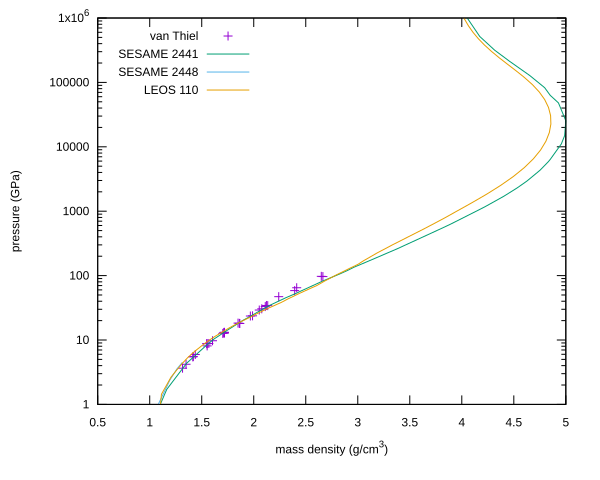

Write the gnuplot code that produced this figure.
#!/usr/local/Cellar/gnuplot/5.4.1_2/bin/gnuplot
#
#    
#    	G N U P L O T
#    	Version 5.4 patchlevel 1    last modified 2020-12-01 
#    
#    	Copyright (C) 1986-1993, 1998, 2004, 2007-2020
#    	Thomas Williams, Colin Kelley and many others
#    
#    	gnuplot home:     http://www.gnuplot.info
#    	faq, bugs, etc:   type "help FAQ"
#    	immediate help:   type "help"  (plot window: hit 'h')
# set terminal qt 0 font "Sans,9"
# set output
unset clip points
set clip one
unset clip two
unset clip radial
set errorbars front 1.000000 
set border 31 front lt black linewidth 1.000 dashtype solid
set zdata 
set ydata 
set xdata 
set y2data 
set x2data 
set boxwidth
set boxdepth 0
set style fill  empty border
set style rectangle back fc  bgnd fillstyle   solid 1.00 border lt -1
set style circle radius graph 0.02 
set style ellipse size graph 0.05, 0.03 angle 0 units xy
set dummy x, y
set format x "% h" 
set format y "% h" 
set format x2 "% h" 
set format y2 "% h" 
set format z "% h" 
set format cb "% h" 
set format r "% h" 
set ttics format "% h"
set timefmt "%d/%m/%y,%H:%M"
set angles radians
set tics back
unset grid
unset raxis
set theta counterclockwise right
set style parallel front  lt black linewidth 2.000 dashtype solid
set key notitle
set key fixed left top vertical Right noreverse enhanced autotitle nobox
set key noinvert samplen 4 spacing 1 width 0 height 0 
set key maxcolumns 0 maxrows 0
set key noopaque
unset label
unset arrow
unset style line
unset style arrow
set style histogram clustered gap 2 title textcolor lt -1
unset object
unset walls
set style textbox  transparent margins  1.0,  1.0 border  lt -1 linewidth  1.0
set offsets 0, 0, 0, 0
set pointsize 1
set pointintervalbox 1
set encoding default
unset polar
unset parametric
unset spiderplot
unset decimalsign
unset micro
unset minussign
set view 60, 30, 1, 1
set view azimuth 0
set rgbmax 255
set samples 100, 100
set isosamples 10, 10
set surface 
unset contour
set cntrlabel  format '%8.3g' font '' start 5 interval 20
set mapping cartesian
set datafile separator whitespace
set datafile nocolumnheaders
unset hidden3d
set cntrparam order 4
set cntrparam linear
set cntrparam levels 5
set cntrparam levels auto
set cntrparam firstlinetype 0 unsorted
set cntrparam points 5
set size ratio 0 1,1
set origin 0,0
set style data lines
set style function lines
unset xzeroaxis
unset yzeroaxis
unset zzeroaxis
unset x2zeroaxis
unset y2zeroaxis
set xyplane relative 0.5
set tics scale  1, 0.5, 1, 1, 1
set mxtics default
set mytics default
set mztics default
set mx2tics default
set my2tics default
set mcbtics default
set mrtics default
set nomttics
set xtics border in scale 1,0.5 mirror norotate  autojustify
set xtics  norangelimit autofreq 
set ytics border in scale 1,0.5 mirror norotate  autojustify
set ytics  norangelimit logscale autofreq 
set ztics border in scale 1,0.5 nomirror norotate  autojustify
set ztics  norangelimit autofreq 
unset x2tics
unset y2tics
set cbtics border in scale 1,0.5 mirror norotate  autojustify
set cbtics  norangelimit autofreq 
set rtics axis in scale 1,0.5 nomirror norotate  autojustify
set rtics  norangelimit autofreq 
unset ttics
set title "" 
set title  font "" textcolor lt -1 norotate
set timestamp bottom 
set timestamp "" 
set timestamp  font "" textcolor lt -1 norotate
set trange [ * : * ] noreverse nowriteback
set urange [ * : * ] noreverse nowriteback
set vrange [ * : * ] noreverse nowriteback
set xlabel "mass density (g/cm^3)" 
set xlabel  font "" textcolor lt -1 norotate
set x2label "" 
set x2label  font "" textcolor lt -1 norotate
set xrange [ * : * ] noreverse writeback
set x2range [ * : * ] noreverse writeback
set ylabel "pressure (GPa)" 
set ylabel  font "" textcolor lt -1 rotate
set y2label "" 
set y2label  font "" textcolor lt -1 rotate
set yrange [ * : * ] noreverse writeback
set y2range [ * : * ] noreverse writeback
set zlabel "" 
set zlabel  font "" textcolor lt -1 norotate
set zrange [ * : * ] noreverse writeback
set cblabel "" 
set cblabel  font "" textcolor lt -1 rotate
set cbrange [ * : * ] noreverse writeback
set rlabel "" 
set rlabel  font "" textcolor lt -1 norotate
set rrange [ * : * ] noreverse writeback
unset logscale
set logscale y 10
unset jitter
set zero 1e-08
set lmargin  -1
set bmargin  -1
set rmargin  -1
set tmargin  -1
set locale "en_US.UTF-8"
set pm3d explicit at s
set pm3d scansautomatic
set pm3d interpolate 1,1 flush begin noftriangles noborder corners2color mean
set pm3d clip z 
set pm3d nolighting
set palette positive nops_allcF maxcolors 0 gamma 1.5 color model RGB 
set palette rgbformulae 7, 5, 15
set colorbox default
set colorbox vertical origin screen 0.9, 0.2 size screen 0.05, 0.6 front  noinvert bdefault
set style boxplot candles range  1.50 outliers pt 7 separation 1 labels auto unsorted
set loadpath 
set fontpath
set psdir
set fit brief errorvariables nocovariancevariables errorscaling prescale nowrap v5
GNUTERM = "qt"
VoxelDistance = {9.00500479207635e-308, 4.22775576939261e-307}
## Last datafile plotted: "models/leos110/hugoniot.txt"
pl [][1:1e6] \
   'hugoniot/vanthiel.txt' u ($1/$5):($4/10) title 'van Thiel' w p, \
   'models/sesame2441/hugoniot.txt' u 1:6 title 'SESAME 2441', \
   'models/sesame2448/hugoniot.txt' u 1:6 title 'SESAME 2448', \
   'models/leos110/hugoniot.txt' u 1:6 title 'LEOS 110'
